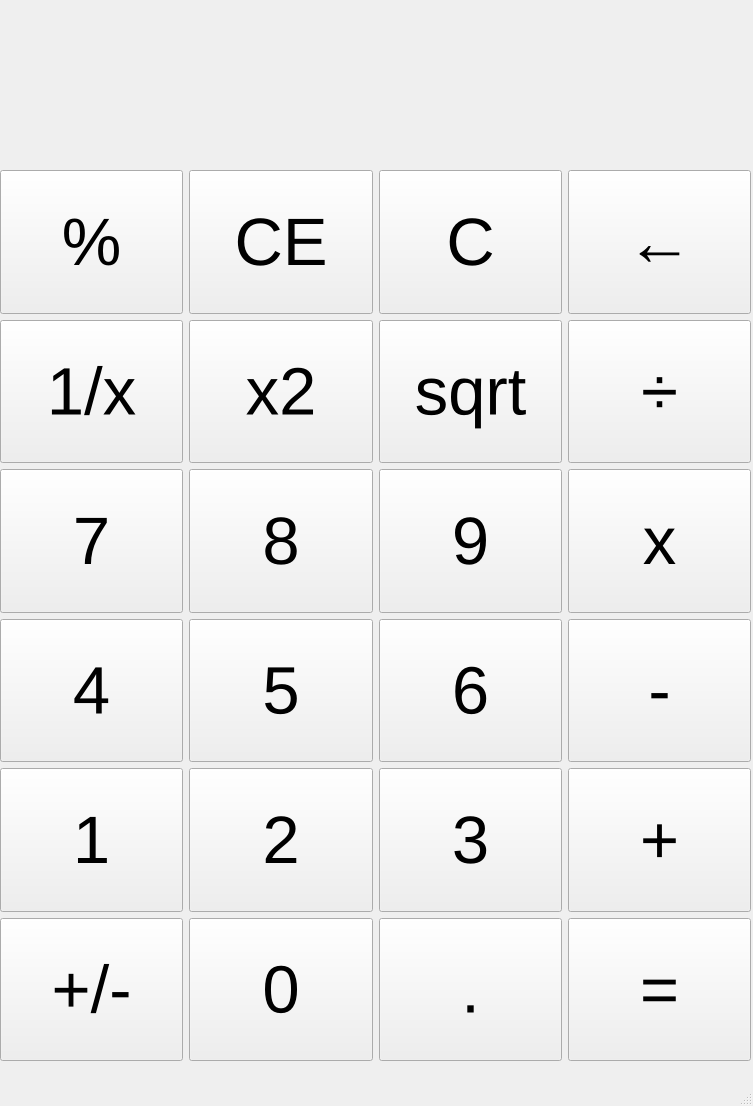
<?xml version="1.0" encoding="UTF-8"?>
<ui version="4.0">
 <class>MainWindow</class>
 <widget class="QMainWindow" name="MainWindow">
  <property name="geometry">
   <rect>
    <x>0</x>
    <y>0</y>
    <width>753</width>
    <height>1106</height>
   </rect>
  </property>
  <property name="windowTitle">
   <string>MainWindow</string>
  </property>
  <widget class="QWidget" name="centralwidget">
   <widget class="QLabel" name="Text">
    <property name="geometry">
     <rect>
      <x>10</x>
      <y>0</y>
      <width>731</width>
      <height>171</height>
     </rect>
    </property>
    <property name="sizePolicy">
     <sizepolicy hsizetype="MinimumExpanding" vsizetype="MinimumExpanding">
      <horstretch>0</horstretch>
      <verstretch>0</verstretch>
     </sizepolicy>
    </property>
    <property name="font">
     <font>
      <pointsize>40</pointsize>
     </font>
    </property>
    <property name="layoutDirection">
     <enum>Qt::LeftToRight</enum>
    </property>
    <property name="text">
     <string/>
    </property>
    <property name="alignment">
     <set>Qt::AlignRight|Qt::AlignTrailing|Qt::AlignVCenter</set>
    </property>
   </widget>
   <widget class="QWidget" name="layoutWidget">
    <property name="geometry">
     <rect>
      <x>0</x>
      <y>170</y>
      <width>751</width>
      <height>891</height>
     </rect>
    </property>
    <layout class="QGridLayout" name="gridLayout">
     <item row="4" column="1">
      <widget class="QPushButton" name="Num_2">
       <property name="sizePolicy">
        <sizepolicy hsizetype="MinimumExpanding" vsizetype="MinimumExpanding">
         <horstretch>0</horstretch>
         <verstretch>0</verstretch>
        </sizepolicy>
       </property>
       <property name="font">
        <font>
         <pointsize>50</pointsize>
        </font>
       </property>
       <property name="text">
        <string>2</string>
       </property>
      </widget>
     </item>
     <item row="2" column="2">
      <widget class="QPushButton" name="Num_9">
       <property name="sizePolicy">
        <sizepolicy hsizetype="MinimumExpanding" vsizetype="MinimumExpanding">
         <horstretch>0</horstretch>
         <verstretch>0</verstretch>
        </sizepolicy>
       </property>
       <property name="font">
        <font>
         <pointsize>50</pointsize>
        </font>
       </property>
       <property name="text">
        <string>9</string>
       </property>
      </widget>
     </item>
     <item row="1" column="0">
      <widget class="QPushButton" name="Op_1">
       <property name="sizePolicy">
        <sizepolicy hsizetype="MinimumExpanding" vsizetype="MinimumExpanding">
         <horstretch>0</horstretch>
         <verstretch>0</verstretch>
        </sizepolicy>
       </property>
       <property name="font">
        <font>
         <pointsize>50</pointsize>
        </font>
       </property>
       <property name="text">
        <string>1/x</string>
       </property>
      </widget>
     </item>
     <item row="0" column="2">
      <widget class="QPushButton" name="Reset">
       <property name="sizePolicy">
        <sizepolicy hsizetype="MinimumExpanding" vsizetype="MinimumExpanding">
         <horstretch>0</horstretch>
         <verstretch>0</verstretch>
        </sizepolicy>
       </property>
       <property name="font">
        <font>
         <pointsize>50</pointsize>
        </font>
       </property>
       <property name="text">
        <string>C</string>
       </property>
      </widget>
     </item>
     <item row="3" column="1">
      <widget class="QPushButton" name="Num_5">
       <property name="sizePolicy">
        <sizepolicy hsizetype="MinimumExpanding" vsizetype="MinimumExpanding">
         <horstretch>0</horstretch>
         <verstretch>0</verstretch>
        </sizepolicy>
       </property>
       <property name="font">
        <font>
         <pointsize>50</pointsize>
        </font>
       </property>
       <property name="text">
        <string>5</string>
       </property>
      </widget>
     </item>
     <item row="5" column="1">
      <widget class="QPushButton" name="Num_0">
       <property name="sizePolicy">
        <sizepolicy hsizetype="MinimumExpanding" vsizetype="MinimumExpanding">
         <horstretch>0</horstretch>
         <verstretch>0</verstretch>
        </sizepolicy>
       </property>
       <property name="font">
        <font>
         <pointsize>50</pointsize>
        </font>
       </property>
       <property name="text">
        <string>0</string>
       </property>
      </widget>
     </item>
     <item row="2" column="0">
      <widget class="QPushButton" name="Num_7">
       <property name="sizePolicy">
        <sizepolicy hsizetype="MinimumExpanding" vsizetype="MinimumExpanding">
         <horstretch>0</horstretch>
         <verstretch>0</verstretch>
        </sizepolicy>
       </property>
       <property name="font">
        <font>
         <pointsize>50</pointsize>
        </font>
       </property>
       <property name="text">
        <string>7</string>
       </property>
      </widget>
     </item>
     <item row="5" column="3">
      <widget class="QPushButton" name="Equal">
       <property name="sizePolicy">
        <sizepolicy hsizetype="MinimumExpanding" vsizetype="MinimumExpanding">
         <horstretch>0</horstretch>
         <verstretch>0</verstretch>
        </sizepolicy>
       </property>
       <property name="font">
        <font>
         <pointsize>50</pointsize>
        </font>
       </property>
       <property name="text">
        <string>=</string>
       </property>
      </widget>
     </item>
     <item row="3" column="3">
      <widget class="QPushButton" name="Op_6">
       <property name="sizePolicy">
        <sizepolicy hsizetype="MinimumExpanding" vsizetype="MinimumExpanding">
         <horstretch>0</horstretch>
         <verstretch>0</verstretch>
        </sizepolicy>
       </property>
       <property name="font">
        <font>
         <pointsize>50</pointsize>
        </font>
       </property>
       <property name="text">
        <string>-</string>
       </property>
      </widget>
     </item>
     <item row="4" column="3">
      <widget class="QPushButton" name="Op_7">
       <property name="sizePolicy">
        <sizepolicy hsizetype="MinimumExpanding" vsizetype="MinimumExpanding">
         <horstretch>0</horstretch>
         <verstretch>0</verstretch>
        </sizepolicy>
       </property>
       <property name="font">
        <font>
         <pointsize>50</pointsize>
        </font>
       </property>
       <property name="text">
        <string>+</string>
       </property>
      </widget>
     </item>
     <item row="1" column="1">
      <widget class="QPushButton" name="Op_2">
       <property name="sizePolicy">
        <sizepolicy hsizetype="MinimumExpanding" vsizetype="MinimumExpanding">
         <horstretch>0</horstretch>
         <verstretch>0</verstretch>
        </sizepolicy>
       </property>
       <property name="font">
        <font>
         <pointsize>50</pointsize>
        </font>
       </property>
       <property name="text">
        <string>x2</string>
       </property>
      </widget>
     </item>
     <item row="1" column="2">
      <widget class="QPushButton" name="Op_3">
       <property name="sizePolicy">
        <sizepolicy hsizetype="MinimumExpanding" vsizetype="MinimumExpanding">
         <horstretch>0</horstretch>
         <verstretch>0</verstretch>
        </sizepolicy>
       </property>
       <property name="font">
        <font>
         <pointsize>50</pointsize>
        </font>
       </property>
       <property name="text">
        <string>sqrt</string>
       </property>
      </widget>
     </item>
     <item row="4" column="2">
      <widget class="QPushButton" name="Num_3">
       <property name="sizePolicy">
        <sizepolicy hsizetype="MinimumExpanding" vsizetype="MinimumExpanding">
         <horstretch>0</horstretch>
         <verstretch>0</verstretch>
        </sizepolicy>
       </property>
       <property name="font">
        <font>
         <pointsize>50</pointsize>
        </font>
       </property>
       <property name="text">
        <string>3</string>
       </property>
      </widget>
     </item>
     <item row="2" column="3">
      <widget class="QPushButton" name="Op_5">
       <property name="sizePolicy">
        <sizepolicy hsizetype="MinimumExpanding" vsizetype="MinimumExpanding">
         <horstretch>0</horstretch>
         <verstretch>0</verstretch>
        </sizepolicy>
       </property>
       <property name="font">
        <font>
         <pointsize>50</pointsize>
        </font>
       </property>
       <property name="text">
        <string>x</string>
       </property>
      </widget>
     </item>
     <item row="3" column="2">
      <widget class="QPushButton" name="Num_6">
       <property name="sizePolicy">
        <sizepolicy hsizetype="MinimumExpanding" vsizetype="MinimumExpanding">
         <horstretch>0</horstretch>
         <verstretch>0</verstretch>
        </sizepolicy>
       </property>
       <property name="font">
        <font>
         <pointsize>50</pointsize>
        </font>
       </property>
       <property name="text">
        <string>6</string>
       </property>
      </widget>
     </item>
     <item row="5" column="0">
      <widget class="QPushButton" name="PlusOrMinus">
       <property name="sizePolicy">
        <sizepolicy hsizetype="MinimumExpanding" vsizetype="MinimumExpanding">
         <horstretch>0</horstretch>
         <verstretch>0</verstretch>
        </sizepolicy>
       </property>
       <property name="font">
        <font>
         <pointsize>50</pointsize>
        </font>
       </property>
       <property name="text">
        <string>+/-</string>
       </property>
      </widget>
     </item>
     <item row="0" column="1">
      <widget class="QPushButton" name="ResetCurr">
       <property name="sizePolicy">
        <sizepolicy hsizetype="MinimumExpanding" vsizetype="MinimumExpanding">
         <horstretch>0</horstretch>
         <verstretch>0</verstretch>
        </sizepolicy>
       </property>
       <property name="font">
        <font>
         <pointsize>50</pointsize>
        </font>
       </property>
       <property name="text">
        <string>CE</string>
       </property>
      </widget>
     </item>
     <item row="3" column="0">
      <widget class="QPushButton" name="Num_4">
       <property name="sizePolicy">
        <sizepolicy hsizetype="MinimumExpanding" vsizetype="MinimumExpanding">
         <horstretch>0</horstretch>
         <verstretch>0</verstretch>
        </sizepolicy>
       </property>
       <property name="font">
        <font>
         <pointsize>50</pointsize>
        </font>
       </property>
       <property name="text">
        <string>4</string>
       </property>
      </widget>
     </item>
     <item row="5" column="2">
      <widget class="QPushButton" name="Comma">
       <property name="sizePolicy">
        <sizepolicy hsizetype="MinimumExpanding" vsizetype="MinimumExpanding">
         <horstretch>0</horstretch>
         <verstretch>0</verstretch>
        </sizepolicy>
       </property>
       <property name="font">
        <font>
         <pointsize>50</pointsize>
        </font>
       </property>
       <property name="text">
        <string>.</string>
       </property>
      </widget>
     </item>
     <item row="2" column="1">
      <widget class="QPushButton" name="Num_8">
       <property name="sizePolicy">
        <sizepolicy hsizetype="MinimumExpanding" vsizetype="MinimumExpanding">
         <horstretch>0</horstretch>
         <verstretch>0</verstretch>
        </sizepolicy>
       </property>
       <property name="font">
        <font>
         <pointsize>50</pointsize>
        </font>
       </property>
       <property name="text">
        <string>8</string>
       </property>
      </widget>
     </item>
     <item row="0" column="0">
      <widget class="QPushButton" name="Op_0">
       <property name="sizePolicy">
        <sizepolicy hsizetype="MinimumExpanding" vsizetype="MinimumExpanding">
         <horstretch>0</horstretch>
         <verstretch>0</verstretch>
        </sizepolicy>
       </property>
       <property name="font">
        <font>
         <pointsize>50</pointsize>
        </font>
       </property>
       <property name="text">
        <string>%</string>
       </property>
      </widget>
     </item>
     <item row="1" column="3">
      <widget class="QPushButton" name="Op_4">
       <property name="sizePolicy">
        <sizepolicy hsizetype="MinimumExpanding" vsizetype="MinimumExpanding">
         <horstretch>0</horstretch>
         <verstretch>0</verstretch>
        </sizepolicy>
       </property>
       <property name="font">
        <font>
         <pointsize>50</pointsize>
        </font>
       </property>
       <property name="text">
        <string>÷</string>
       </property>
      </widget>
     </item>
     <item row="0" column="3">
      <widget class="QPushButton" name="Erase">
       <property name="sizePolicy">
        <sizepolicy hsizetype="MinimumExpanding" vsizetype="MinimumExpanding">
         <horstretch>0</horstretch>
         <verstretch>0</verstretch>
        </sizepolicy>
       </property>
       <property name="font">
        <font>
         <pointsize>50</pointsize>
        </font>
       </property>
       <property name="text">
        <string>←</string>
       </property>
      </widget>
     </item>
     <item row="4" column="0">
      <widget class="QPushButton" name="Num_1">
       <property name="sizePolicy">
        <sizepolicy hsizetype="MinimumExpanding" vsizetype="MinimumExpanding">
         <horstretch>0</horstretch>
         <verstretch>0</verstretch>
        </sizepolicy>
       </property>
       <property name="font">
        <font>
         <pointsize>50</pointsize>
        </font>
       </property>
       <property name="text">
        <string>1</string>
       </property>
      </widget>
     </item>
    </layout>
   </widget>
  </widget>
  <widget class="QStatusBar" name="statusbar"/>
  <widget class="QMenuBar" name="menubar">
   <property name="geometry">
    <rect>
     <x>0</x>
     <y>0</y>
     <width>753</width>
     <height>21</height>
    </rect>
   </property>
  </widget>
 </widget>
 <resources/>
 <connections/>
</ui>
